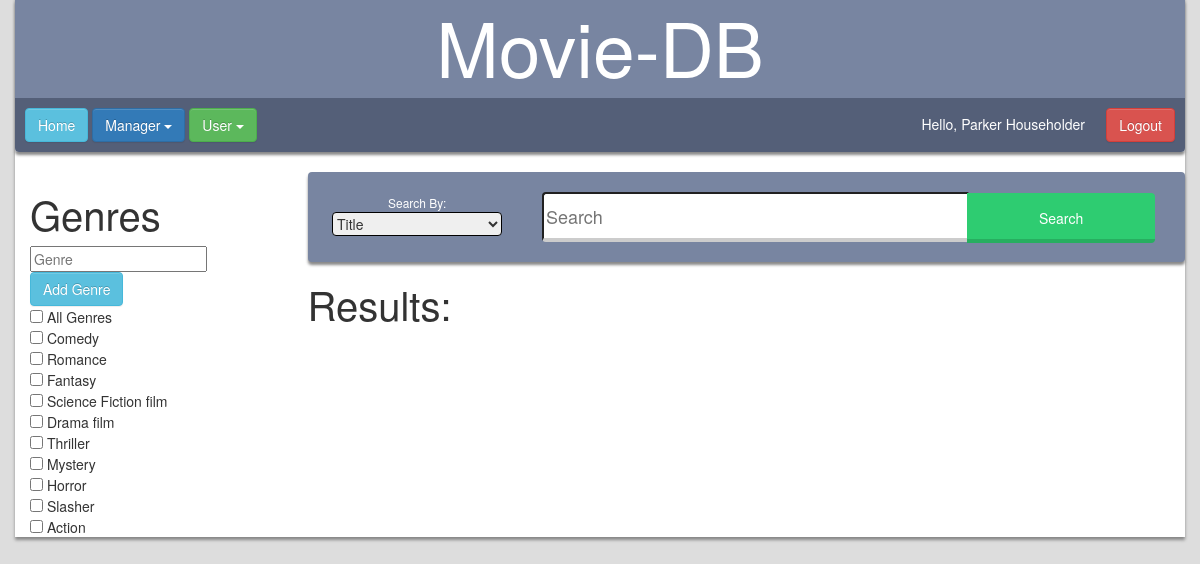
Before: /pages/main_page.php (signed in) with the older database file.
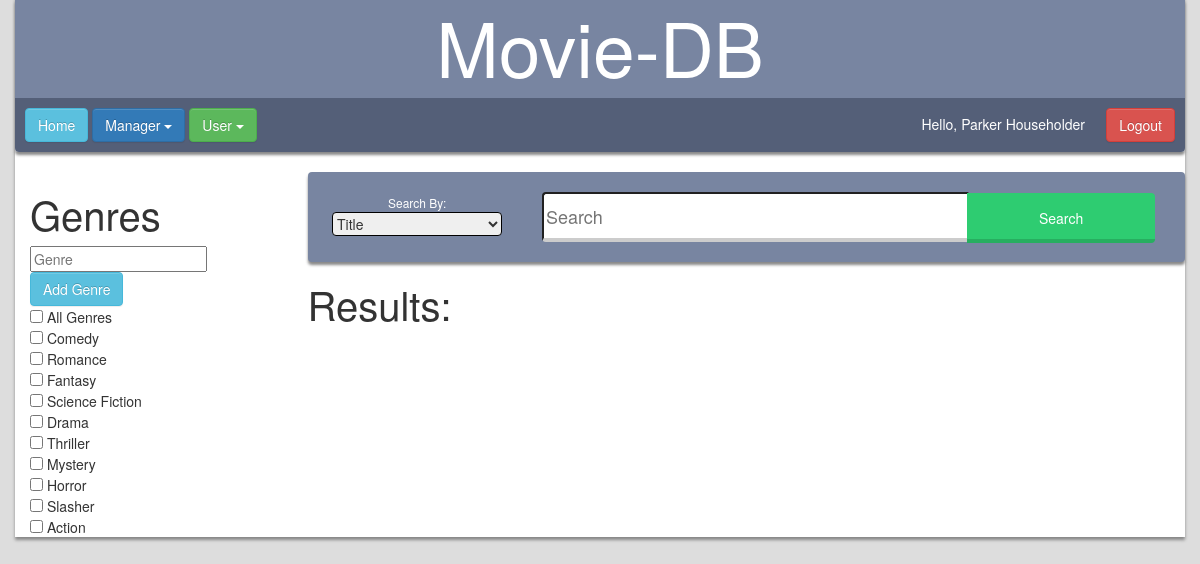
After: the same page with the newer database file.
### tables this page shows
CREATE TABLE GENRE
(
  genre_id int NOT NULL AUTO_INCREMENT,
  genre varchar(64) NOT NULL,
  PRIMARY KEY (genre_id)
);

### functions/session.php (called while the page is built, shortened)
<?php
  if($_SESSION['logged_in'] != true){
    header("location: ../login.php");
  }
  else {
    $first_name = $_SESSION['first_name'];
    $last_name = $_SESSION['last_name'];
    $admin_tag = $_SESSION['admin_tag'];
  }
?>

### pages/main_page.php (the view, shortened to what this page needs)
<!DOCTYPE html>
<html>
  <head>
    <link rel="stylesheet" href="https://maxcdn.bootstrapcdn.com/bootstrap/3.3.7/css/bootstrap-theme.min.css">
    <link rel="stylesheet" href="https://maxcdn.bootstrapcdn.com/bootstrap/3.3.7/css/bootstrap.min.css">
    <link rel="stylesheet" href="../css/main.css" type="text/css">
    <link rel="stylesheet" href="../css/main_page.css" type="text/css">
    <?php
      include '../functions/session.php';
    ?>
  </head>
<body>
  <div id="main-page" class="container">
    <div class="row shadow">
      <div class="main-page-title">
        <h1>Movie-DB</h1>
      </div>
      <div id="tool-bar">
        <a href="home_page.php"><button class="btn btn-info">Home</button></a>
        <?php
          if($admin_tag == 1){
            echo
             '<div class="dropdown">
                <button class="btn btn-primary dropdown-toggle" type="button" data-toggle="dropdown">
                  Manager
                  <span class="caret"></span>
                </button>
                <ul class="dropdown-menu">
                  <li><a href="users_page.php">View Users</a></li>
                  <li><a href="add_page.php">Add a Movie</a></li>
                  <li><a href="#">Add a Crew</a></li>
                  <li><a href="#">Delete a Crew</a></li>
                  <li><a href="#">Edit a Crew</a></li>
                </ul>
              </div>';
          }
        ?>
        <div class="dropdown">
          <button class="btn btn-success dropdown-toggle" type="button" data-toggle="dropdown">
            User
            <span class="caret"></span>
          </button>
        </div>
        <span class="greeting"><?php echo 'Hello, ' . $first_name . ' ' . $last_name; ?></span>
        <button type="button" class="btn btn-danger logout"><a href="../login.php">Logout</a></button>
      </div>
    </div>
    <div class= "row page-content">
      <div class = "col-sm-3">
        <h1> Genres </h1>
        <?php
          if($admin_tag){
            echo '<form method="post" action="../functions/add_genre.php">
              <input type="text" name="genre" placeholder="Genre">
              <input class="btn btn-info" type="submit" name="submit2" value="Add Genre">
            </form>';
          }
        ?>
        <form method="get" action="">
          <?php
            include '../functions/connection.php';
            $genre_input_query = $mysqli->query("SELECT * FROM GENRE");
            echo '<input type="checkbox" onClick="toggle(this);"> All Genres<br>';
            while($current_row = $genre_input_query->fetch_assoc()){
              $i_genre = $current_row['genre'];
              echo '<input type="checkbox" name="genre[]" value="' . $i_genre . '"> ' . $i_genre . '<br>';
            }
          ?>
      </div>
        <div class="col-sm-9 search-window">
          <div class="row search-bar">
              <div class="col-xs-3 search-options">
                <span class="small-title">Search By:</span>
                <select name="option">
                  <option>Title</option>
                </select>
              </div>
              <div class="col-xs-9 form-input">
                <div class="text-and-button">
                  <input placeholder="Search" name="search" type="text">
                  <input type="submit" name="submit" value="Search" class="databased-btn search-btn">
                </div>
              </div>
          </div>
          <div class="row results-row">
            <h1> Results: </h1>
          </div>
        </div>
      </div>
    </div>
  </body>
</html>

### css/main.css (style rules this page uses)
html { height: 100%; width: 100%; }
body { height: 100%; width: 100%; background-color: #dddddd; }
.container { box-shadow: 0px 3px 3px #888888; background-color: white; }
form { margin: 0 0 0 0; }
.databased-btn { height: 60px; width: 100px; padding: 15px 15px; color: #fff; background-color: #2ECC71; border: none; border-radius: 4px; border-bottom: 4px solid #27AE60; cursor: pointer; margin-bottom: 20px; }
.main-page-title { text-align: center; background-color: #7885a1; border-radius: 4px 4px 0px 0px; }
.shadow { border-radius: 4px; margin-top: -5px; margin-bottom: 20px; box-shadow: 0px 3px 3px #888888; }
.main-page-title h1 { color: #fff; font-size: 75px; margin-bottom: 0px; margin-top: 0px; padding: 10px; }
#tool-bar { position: relative; z-index: 5; padding: 10px; border-radius: 0px 0px 4px 4px; background-color: #545f78; color: white; }
.greeting { margin-top: 6px; position: absolute; right: 100px; }
.logout { position: absolute; right: 10px; }
div.dropdown { display: inline; }

### css/main_page.css (style rules this page uses)
.page-content h1 { text-align: left; font-size: 40px; }
.search-bar { border-radius: 4px; background-color: #7885a1; box-shadow: 0px 3px 3px #888888; }
.search-window input[type="text"] { display: inline-block; width: 68%; font-size: 18px; border-radius: 4px 0px 0px 4px; height: 50px; border-bottom: 4px solid #ccc; }
h5, select { display: inline; }
.text-and-button { width: 100%; height: 50px; margin-top: 20px; margin-bottom: 20px; }
.search-btn { height: 100%; width: 30%; margin-left: -6px; margin-bottom: 0px; display: inline-block; padding: 15px 15px; color: #fff; background-color: #2ECC71; border-radius: 0px 4px 4px 0px; border-bottom: 4px solid #27AE60; cursor: pointer; }
.search-options { margin-top: 20px; text-align: center; }
.search-options select { width: 90%; margin: auto; border-color: black; border-radius: 4px; }
.search-options span { color: white; margin: 0 auto; font-size: 12px; }
button a { color: white; }

Changed rows visible on the page:
changed genre: genre "Science Fiction film" → "Science Fiction"
changed genre: genre "Drama film" → "Drama"
